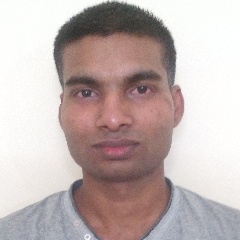
#> input picture images/amit1.jpg, 240 x 240 px
$ python entropy.py   (Python 2 division)   (older library calls are emulated)
#> lines starting #> are read from the running program, lines starting #| are printed output that depends on the picture
#import matplotlib.pyplot as plt
import numpy as np

#from skimage import data
import matplotlib.pyplot as plt
import cv2
from skimage.util import img_as_ubyte
from skimage.filter.rank import entropy
from skimage.morphology import disk


# First example: object detection.
def entro(image):
    if len(image.shape) > 2:
        image=cv2.cvtColor(image,cv2.COLOR_BGR2GRAY)
    """noise_mask = 28 * np.ones((128, 128), dtype=np.uint8)
    noise_mask[32:-32, 32:-32] = 30

    noise = (noise_mask * np.random.random(noise_mask.shape) - 0.5 *
             noise_mask).astype(np.uint8)
    img = noise + 128

    entr_img = entropy(img, disk(10))
	"""

    entr_img=entropy(image, disk(4))
    #normalisation
    peak=max(entr_img.flatten())
    #print entropy
    if peak!=0:
    	entr_img=(255/peak)*entr_img
    return entr_img
if __name__=="__main__":
    i=cv2.imread("images/amit1.jpg")
#> i is the input picture: shape (240, 240, 3); mean B, G, R 178.8, 180.6, 194.5
    gray=cv2.cvtColor(i,cv2.COLOR_BGR2GRAY)
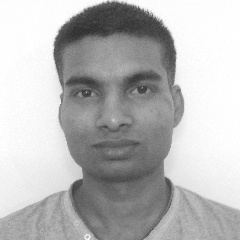
#> gray: shape (240, 240); min 40, max 255, mean 184.6
    #print i
    entropy=entro(gray)
#> in entro, `entr_img=entropy(image, disk(4))`:
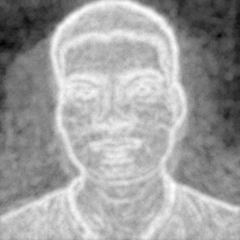
#> entr_img: shape (240, 240) float64; min 0, max 5.53, mean 3.47; drawn with min black and max white
#> in entro, `peak=max(entr_img.flatten())`: peak = 5.53

    print np.histogram(entropy,range(64))[0]
#| [  6   0   0   0   0   0   4   1   1   2   0   5   1   1   2   9   4   1
#|   14   6   3  28   9   6  24   3  18  24   5  40  12  36   6  40   9  40
#|   18  63  63  79  89  39 123  66 126 187  90  72 101  64 114 161 118 105
#|  173 212 162 165 243 110 225 220 161]
    plt.imshow(entropy,cmap="gray")
    plt.show()

$ run again, with images/dec_folder1.jpg copied over images/amit1.jpg
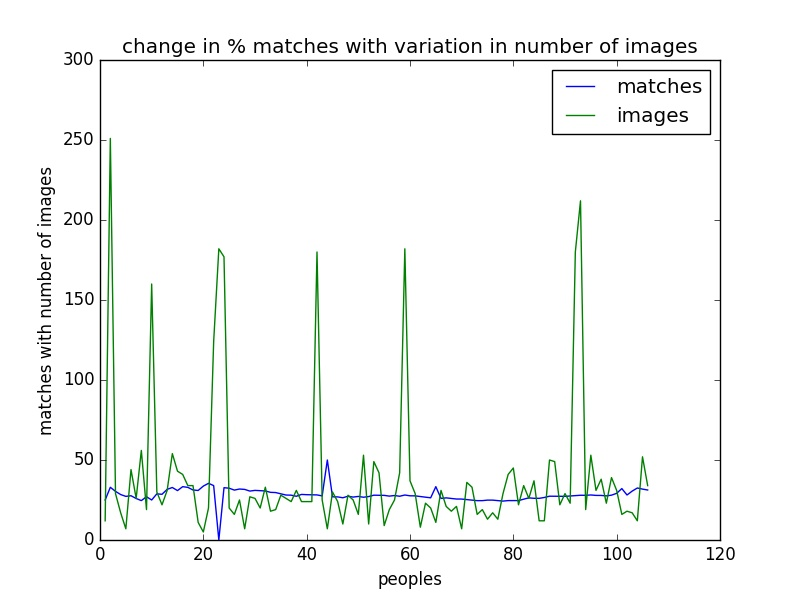
#> input picture images/dec_folder1.jpg, 800 x 600 px
#> i is the input picture: shape (600, 800, 3); mean B, G, R 246.1, 247.5, 245.7
#> `gray=cv2.cvtColor(i,cv2.COLOR_BGR2GRAY)`:
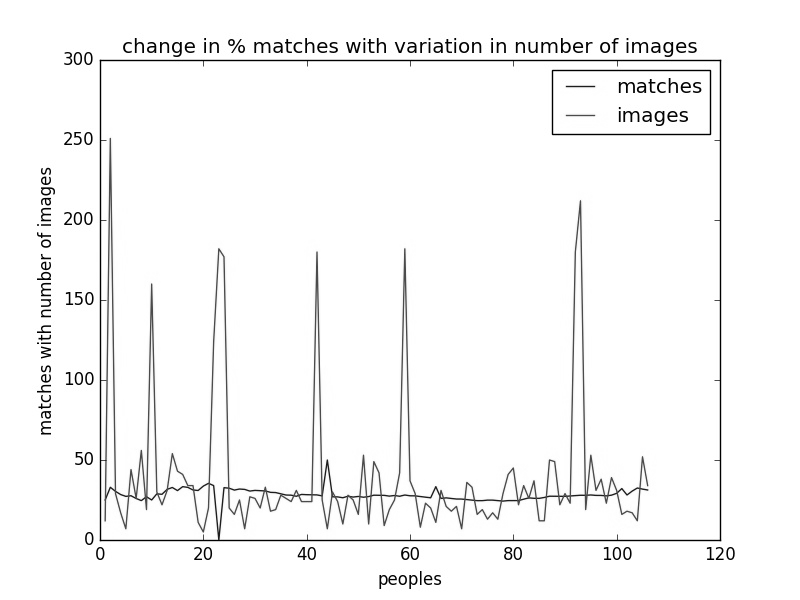
#> gray: shape (600, 800); min 0, max 255, mean 246.8
#> in entro, `entr_img=entropy(image, disk(4))`:
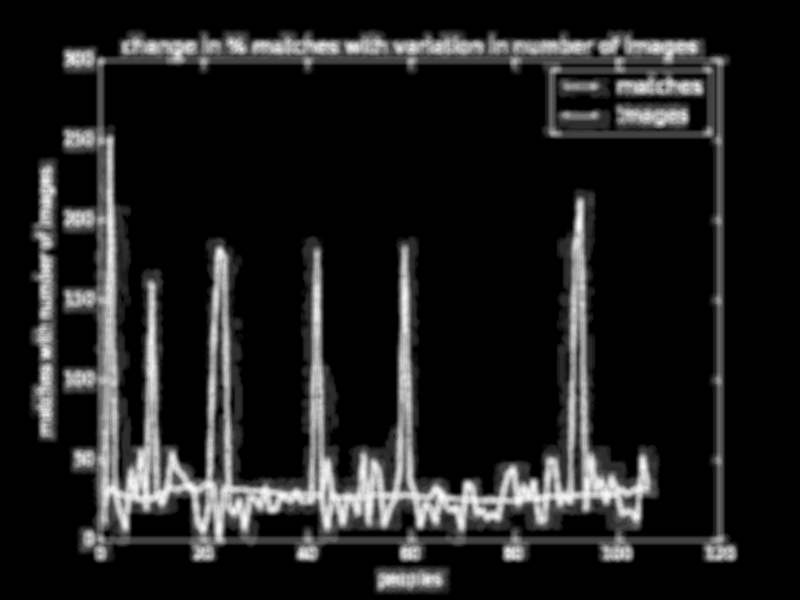
#> entr_img: shape (600, 800) float64; min 0, max 5.45, mean 0.647; drawn with min black and max white
#> peak = 5.45
#| [333406      0      0      0      0      0   7922      0      0      0
#|       0   1932      0   1008      0   1351      0      0    931   1150
#|     348      0   2284      0    424   1536    339   1345   3282    226
#|    1033    385    975    512   1379   1009    558    974    549   1138
#|    1252    894    988   1161    816   1631   2679    509    510    435
#|    2300    910   1086    448    385   1380    513    749    501   1194
#> (further printed lines are left out)
